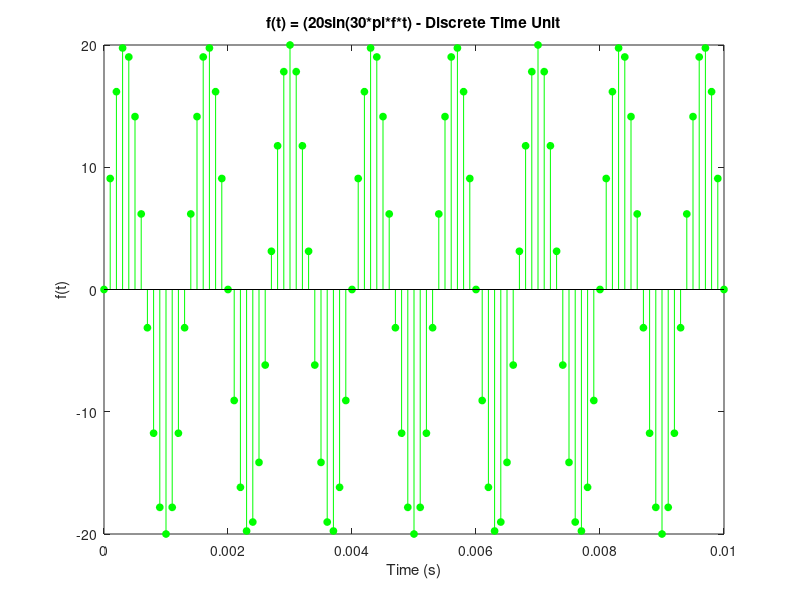

Here is the MATLAB script that generated this plot:
clear all;
close all;
clc;

f = 50;
t = 0 : 0.0001 : 0.01;
y = 20*sin(30*pi*f*t);

subplot(1, 1, 1);
stem(t, y, "g", "filled", "MarkerSize", 5);
xlabel("Time (s)");
ylabel("f(t)");
title("f(t) = (20sin(30*pi*f*t) - Discrete Time Unit");